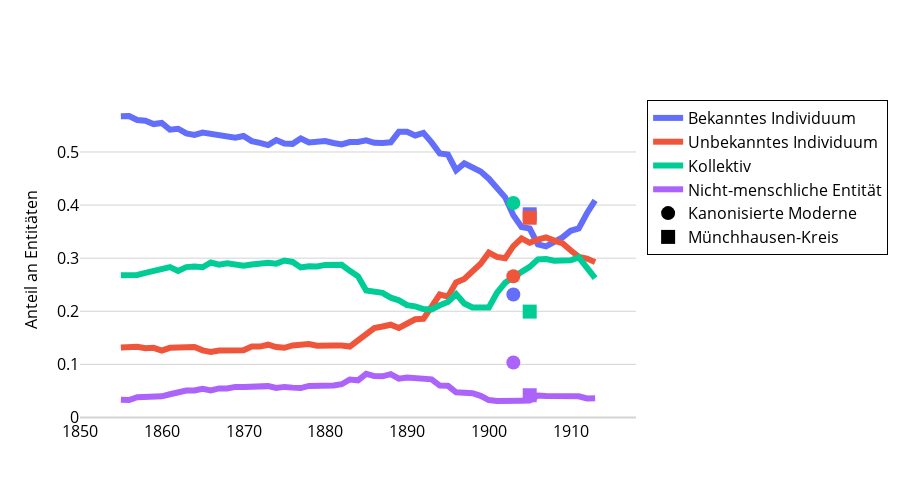

This figure's notebook cell:
### Markdown cell above
# Typen

### Code cell
meta_plot = ts[[
    'bekanntes_individuum_share_smoothed', 
    'unbekanntes_individuum_share_smoothed', 
    'kollektiv_share_smoothed',
    'nichtmensch_share_smoothed'
]]
meta_plot.columns = [
    'Bekanntes Individuum', 
    'Unbekanntes Individuum', 
    'Kollektiv',
    'Nicht-menschliche Entität'
]
save_ts_data(meta_plot, prefix = '06_05_Entitaeten_')

fig = create_ts_plot(
    data = meta_plot, 
    columns = meta_plot.columns, 
    y_axis_title = 'Anteil an Entitäten',
    add_corporas = sub_df, add_corpora_names = sub_names,
    add_corpora_categories = ['bekanntes_individuum_share', 'unbekanntes_individuum_share', 'kollektiv_share', 'nichtmensch_share']
)
fig = update_fig_for_publication(fig)
fig.write_image(f"plots/6.5 Entitätentypen im Zeitverlauf.pdf")
fig.show()
